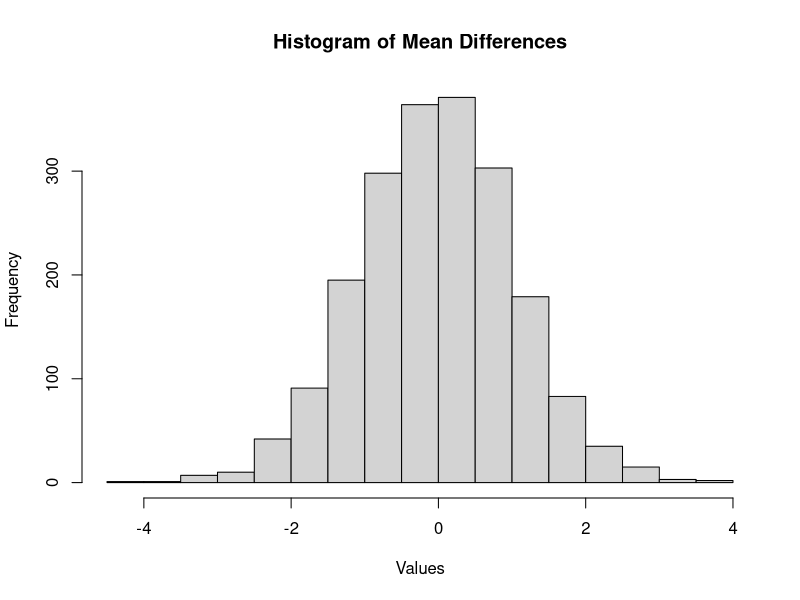
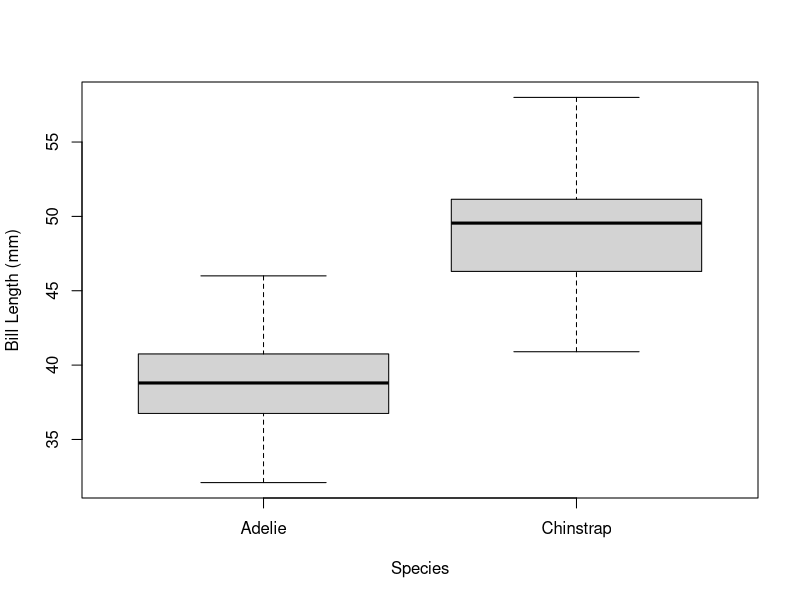
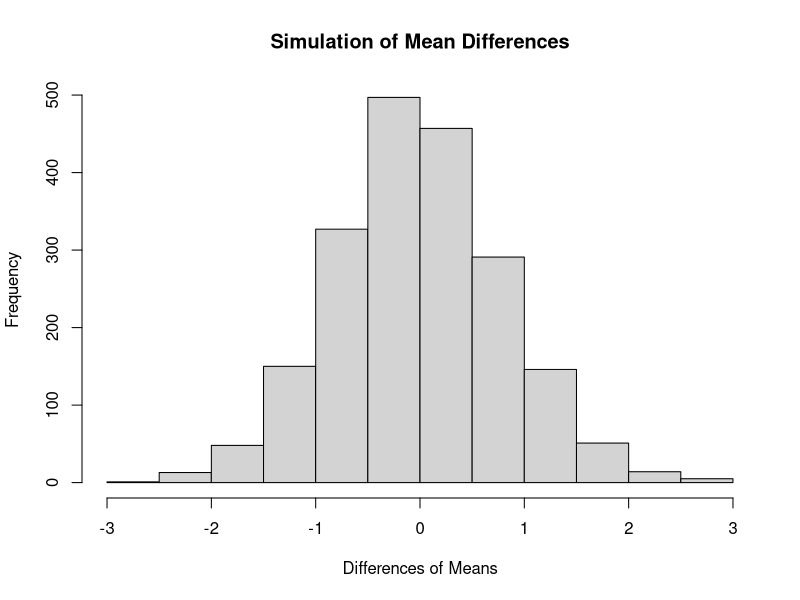

These figures' R source, in order:
## ---- chunk 1
{
rm(list = ls())
require(palmerpenguins)
sse_mean = function(x)
{
  return(sd(x, na.rm = TRUE) / sqrt(length(na.omit(x))))
}
}
sse_mean(penguins$body_mass_g)
sse_mean(mtcars$mpg)
## ---- chunk 2
two_group_resample_diff = function(x, n_1, n_2)
{
 dat_1 = sample(na.omit(x), n_1, replace = TRUE)
 dat_2 = sample(na.omit(x), n_2, replace = TRUE)
 diff_sim = mean(dat_1, na.rm = T) - mean(dat_2, na.rm = T)
   return(diff_sim)
}
## ---- chunk 3
{
dat_pen <- droplevels(subset(penguins, species != "Gentoo"))
n = 2000
mean_differences = c()
for (i in 1:n)
{
  mean_differences = c(
    mean_differences,
    two_group_resample_diff(dat_pen$flipper_length_mm, 68, 152)
  )
}
}
hist(mean_differences, main = "Histogram of Mean Differences",
     xlab = "Values")
## ---- chunk 4
sum(abs(mean_differences) > 5.8)
## ---- chunk 5
  boxplot(
    bill_length_mm ~ species, data = dat_pen,
    xlab = "Species", ylab = "Bill Length (mm)")
## ---- chunk 6
{
agg_means = aggregate(
  bill_length_mm ~ species, 
  data = dat_pen, 
  FUN = "mean", 
  na.rm = TRUE)
diff_crit <- round(abs(agg_means[1,2] - agg_means[2,2]), digits = 2)
}
agg_means
diff_crit
## ---- chunk 7
{
t_test_bill <- t.test(dat_pen$bill_length_mm ~ dat_pen$species)
t_test_bill
}
## ---- chunk 8
n = 2000
mean_differences_2 = c()
for (i in 1:n)
{
  mean_differences_2 = c(
    mean_differences_2,
    two_group_resample_diff(dat_pen$bill_length_mm, 68, 152)
  )
}
sum(abs(mean_differences_2) > abs(diff_crit))
## ---- chunk 9
hist(mean_differences_2, main = "Simulation of Mean Differences", 
     xlab = "Differences of Means")
